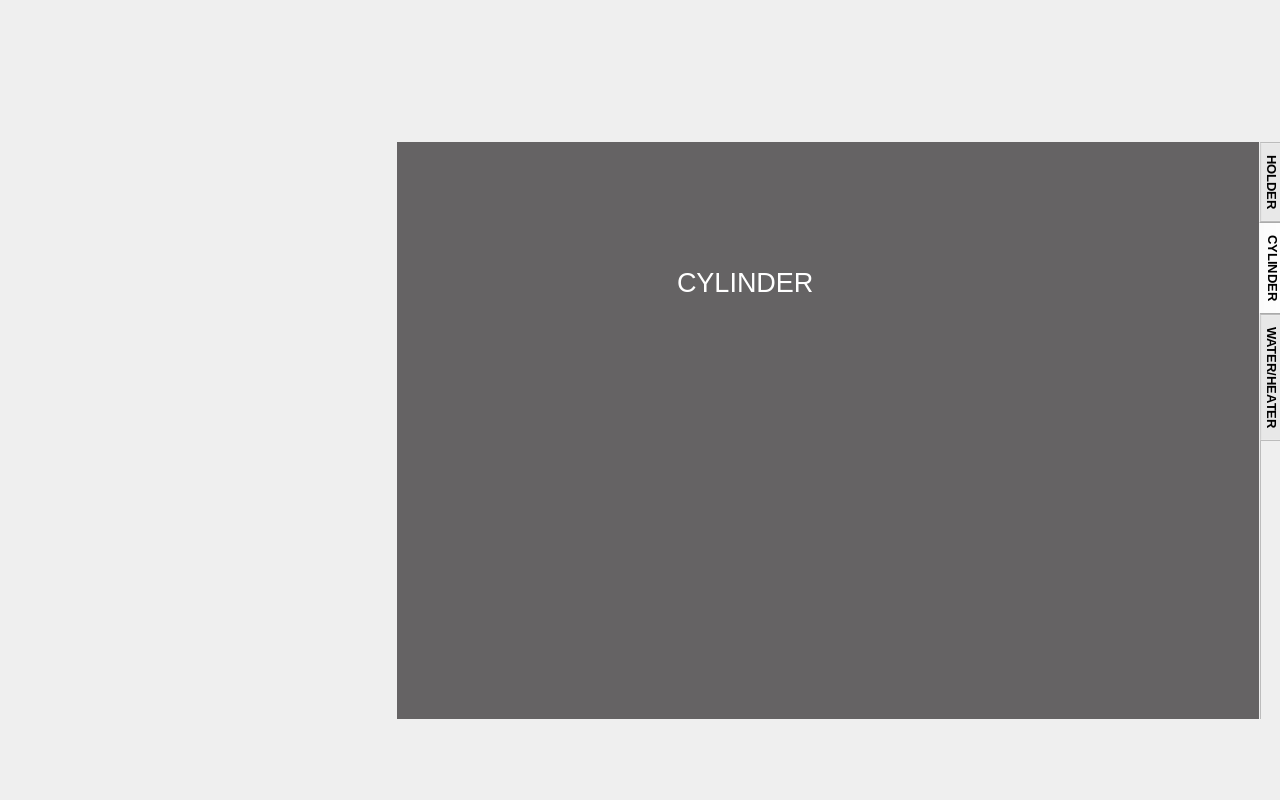
<?xml version="1.0" encoding="UTF-8"?>
<ui version="4.0">
 <class>Manual</class>
 <widget class="QDialog" name="Manual">
  <property name="geometry">
   <rect>
    <x>0</x>
    <y>0</y>
    <width>1280</width>
    <height>800</height>
   </rect>
  </property>
  <property name="windowTitle">
   <string>Dialog</string>
  </property>
  <property name="autoFillBackground">
   <bool>false</bool>
  </property>
  <property name="styleSheet">
   <string notr="true">QDialog#Manual {
background-image: url(:/BG/manual/manual.jpg);
}

QPushButton#back {
background-color:transparent;
border-image:url(:/Button/manual/back.png);
background: none;
border: none;
background-repeat: none;
}

QPushButton#rotate_2 {
background-color:transparent;
border-image:url(:/Button/manual/rotate.png);
background: none;
border: none;
background-repeat: none;
}

QPushButton#release {
background-color:transparent;
border-image:url(:/Button/manual/release.png);
background: none;
border: none;
background-repeat: none;
}

QPushButton#water_2 {
background-color:transparent;
border-image:url(:/Button/manual/water.png);
background: none;
border: none;
background-repeat: none;
}

QPushButton#water_2:checked {
border-image: url(:/Button/manual/water on.png);
}

QPushButton#heater_3 {
background-color:transparent;
border-image:url(:/Button/manual/heater.png);
background: none;
border: none;
background-repeat: none;
}

QPushButton#heater_3:checked {
border-image: url(:/Button/manual/heater on.png);
}

QPushButton#left {
background-color:transparent;
border-image:url(:/Button/manual/left.png);
background: none;
border: none;
background-repeat: none;
}

QPushButton#right {
background-color:transparent;
border-image:url(:/Button/manual/right.png);
background: none;
border: none;
background-repeat: none;
}

QPushButton#left_cylinder {
background-color:transparent;
border-image:url(:/Button/manual/left cylinder.png);
background: none;
border: none;
background-repeat: none;
}

QPushButton#right_cylinder {
background-color:transparent;
border-image:url(:/Button/manual/right cylinder.png);
background: none;
border: none;
background-repeat: none;
}

QPushButton#x01 {
background-color:transparent;
border-image:url(:/Button/manual/0.1.png);
background: none;
border: none;
background-repeat: none;
}
QPushButton#x01:checked {
border-image: url(:/Button/manual/0.1 on.png);
}

QPushButton#x1 {
background-color:transparent;
border-image:url(:/Button/manual/1.png);
background: none;
border: none;
background-repeat: none;
}
QPushButton#x1:checked {
border-image: url(:/Button/manual/1 on.png);
}

QPushButton#fast {
background-color:transparent;
border-image:url(:/Button/manual/fast.png);
background: none;
border: none;
background-repeat: none;
}
QPushButton#fast:checked {
border-image: url(:/Button/manual/fast on.png);
}

QPushButton#slide1{
background-color:transparent;
border-image: url(:/Button/main menu/off button.png);
background: none;
border: none;
background-repeat: none;
}

QPushButton#slide1:checked {
border-image: url(:/Button/main menu/on button.png);
}

QPushButton#slide2 {
background-color:transparent;
border-image: url(:/Button/main menu/off button.png);
background: none;
border: none;
background-repeat: none;
}

QPushButton#slide2:checked {
border-image: url(:/Button/main menu/on button.png);
}

QPushButton#slide3 {
background-color:transparent;
border-image: url(:/Button/main menu/off button.png);
background: none;
border: none;
background-repeat: none;
}

QPushButton#slide3:checked {
border-image: url(:/Button/main menu/on button.png);
}

QPushButton#slide4 {
background-color:transparent;
border-image: url(:/Button/main menu/off button.png);
background: none;
border: none;
background-repeat: none;
}

QPushButton#slide4:checked {
border-image: url(:/Button/main menu/on button.png);
}

QPushButton#slide5 {
background-color:transparent;
border-image: url(:/Button/main menu/off button.png);
background: none;
border: none;
background-repeat: none;
}

QPushButton#slide5:checked {
border-image: url(:/Button/main menu/on button.png);
}

QPushButton#slide6 {
background-color:transparent;
border-image: url(:/Button/main menu/off button.png);
background: none;
border: none;
background-repeat: none;
}

QPushButton#slide6:checked {
border-image: url(:/Button/main menu/on button.png);
}

QPushButton#slide7 {
background-color:transparent;
border-image: url(:/Button/main menu/off button.png);
background: none;
border: none;
background-repeat: none;
}

QPushButton#slide7:checked {
border-image: url(:/Button/main menu/on button.png);
}

QPushButton#slide8 {
background-color:transparent;
border-image: url(:/Button/main menu/off button.png);
background: none;
border: none;
background-repeat: none;
}

QPushButton#slide8:checked {
border-image: url(:/Button/main menu/on button.png);
}

QPushButton#slide9 {
background-color:transparent;
border-image: url(:/Button/main menu/off button.png);
background: none;
border: none;
background-repeat: none;
}

QPushButton#slide9:checked {
border-image: url(:/Button/main menu/on button.png);
}

QPushButton#up {
background-color: transparent;
border-image: url(:/Button/manual/up.png);
background: none;
border: none;
background-repeat: none;
}
QPushButton#up:pressed {
border-image: url(:/Button/manual/up on.png);
}

QPushButton#down {
background-color: transparent;
border-image: url(:/Button/manual/down.png);
background: none;
border: none;
background-repeat: none;
}
QPushButton#down:pressed {
border-image: url(:/Button/manual/down on.png);
}

QPushButton#upmiddle {
background-color: transparent;
border-image: url(:/Button/manual/up middle.png);
background: none;
border: none;
background-repeat: none;
}
QPushButton#upmiddle:pressed {
border-image: url(:/Button/manual/up middle on.png);
}

QPushButton#rightmiddle {
background-color: transparent;
border-image: url(:/Button/manual/right middle.png);
background: none;
border: none;
background-repeat: none;
}
QPushButton#rightmiddle:pressed {
border-image: url(:/Button/manual/right middle on.png);
}

QPushButton#downmiddle {
background-color: transparent;
border-image: url(:/Button/manual/down middle.png);
background: none;
border: none;
background-repeat: none;
}
QPushButton#downmiddle:pressed {
border-image: url(:/Button/manual/down middle on.png);
}

QPushButton#leftmiddle {
background-color: transparent;
border-image: url(:/Button/manual/left middle.png);
background: none;
border: none;
background-repeat: none;
}
QPushButton#leftmiddle:pressed {
border-image: url(:/Button/manual/left middle on.png);
}

QPushButton#go {
background-color: transparent;
border-image: url(:/Button/manual/go.png);
background: none;
border: none;
background-repeat: none;
}
QPushButton#go:pressed {
border-image: url(:/Button/manual/go on.png);
}

QPushButton#rotatebutton {
background-color: transparent;
border-image: url(:/Button/manual/rotate.png);
background: none;
border: none;
background-repeat: none;
}
QPushButton#rotatebutton:pressed {
border-image: url(:/Button/manual/rotate on.png);
}

QPushButton#release {
background-color: transparent;
border-image: url(:/Button/manual/release.png);
background: none;
border: none;
background-repeat: none;
}
QPushButton#release:pressed {
border-image: url(:/Button/manual/release on.png);
}

QPushButton#leftcylinder {
background-color: transparent;
border-image: url(:/Button/manual/left cylinder.png);
background: none;
border: none;
background-repeat: none;
}
QPushButton#leftcylinder:pressed {
border-image: url(:/Button/manual/left cylinder on.png);
}

QPushButton#rightcylinder {
background-color: transparent;
border-image: url(:/Button/manual/right cylinder.png);
background: none;
border: none;
background-repeat: none;
}
QPushButton#rightcylinder:pressed {
border-image: url(:/Button/manual/right cylinder on.png);
}

QPushButton#left {
background-color: transparent;
border-image: url(:/Button/manual/left cylinder.png);
background: none;
border: none;
background-repeat: none;
}
QPushButton#left:pressed {
border-image: url(:/Button/manual/left cylinder on.png);
}

QPushButton#right {
background-color: transparent;
border-image: url(:/Button/manual/right cylinder.png);
background: none;
border: none;
background-repeat: none;
}
QPushButton#right:pressed {
border-image: url(:/Button/manual/right cylinder on.png);
}

QWidget#tabWidgetPage1 {
background-color: rgb(101, 99, 100)
}

QWidget#tabWidgetPage2 {
background-color: rgb(101, 99, 100)
}

QWidget#tabWidgetPage3 {
background-color: rgb(101, 99, 100)
}

QWidget#tabWidgetPage4 {
background-color: rgb(101, 99, 100)
}

QWidget#widget_2 {
background-color:transparent;
border-image:url(:/Button/manual/speed.png);
background: none;
border: none;
background-repeat: none;
}

QLabel#rotate_2 {
color:white;
}

QLabel#release_2 {
color:white;
}

QLabel#label {
color:white;
}

</string>
  </property>
  <widget class="QPushButton" name="back">
   <property name="geometry">
    <rect>
     <x>613</x>
     <y>720</y>
     <width>668</width>
     <height>90</height>
    </rect>
   </property>
   <property name="text">
    <string/>
   </property>
  </widget>
  <widget class="QLabel" name="holder_x">
   <property name="geometry">
    <rect>
     <x>42</x>
     <y>213</y>
     <width>47</width>
     <height>41</height>
    </rect>
   </property>
   <property name="text">
    <string/>
   </property>
  </widget>
  <widget class="QLabel" name="holder_y">
   <property name="geometry">
    <rect>
     <x>110</x>
     <y>213</y>
     <width>47</width>
     <height>41</height>
    </rect>
   </property>
   <property name="text">
    <string/>
   </property>
  </widget>
  <widget class="QLabel" name="holder_z">
   <property name="geometry">
    <rect>
     <x>178</x>
     <y>213</y>
     <width>47</width>
     <height>41</height>
    </rect>
   </property>
   <property name="text">
    <string/>
   </property>
  </widget>
  <widget class="QLabel" name="heater">
   <property name="geometry">
    <rect>
     <x>254</x>
     <y>213</y>
     <width>47</width>
     <height>41</height>
    </rect>
   </property>
   <property name="text">
    <string/>
   </property>
  </widget>
  <widget class="QLabel" name="cylinder">
   <property name="geometry">
    <rect>
     <x>320</x>
     <y>213</y>
     <width>47</width>
     <height>41</height>
    </rect>
   </property>
   <property name="text">
    <string/>
   </property>
  </widget>
  <widget class="QLabel" name="water">
   <property name="geometry">
    <rect>
     <x>310</x>
     <y>450</y>
     <width>47</width>
     <height>14</height>
    </rect>
   </property>
   <property name="text">
    <string/>
   </property>
  </widget>
  <widget class="QLabel" name="heater_2">
   <property name="geometry">
    <rect>
     <x>310</x>
     <y>495</y>
     <width>47</width>
     <height>14</height>
    </rect>
   </property>
   <property name="text">
    <string/>
   </property>
  </widget>
  <widget class="QLabel" name="rotate">
   <property name="geometry">
    <rect>
     <x>310</x>
     <y>540</y>
     <width>47</width>
     <height>14</height>
    </rect>
   </property>
   <property name="text">
    <string/>
   </property>
  </widget>
  <widget class="QLabel" name="suction">
   <property name="geometry">
    <rect>
     <x>310</x>
     <y>585</y>
     <width>47</width>
     <height>14</height>
    </rect>
   </property>
   <property name="text">
    <string/>
   </property>
  </widget>
  <widget class="QTabWidget" name="widget">
   <property name="enabled">
    <bool>true</bool>
   </property>
   <property name="geometry">
    <rect>
     <x>397</x>
     <y>142</y>
     <width>889</width>
     <height>577</height>
    </rect>
   </property>
   <property name="sizePolicy">
    <sizepolicy hsizetype="Maximum" vsizetype="Maximum">
     <horstretch>0</horstretch>
     <verstretch>0</verstretch>
    </sizepolicy>
   </property>
   <property name="maximumSize">
    <size>
     <width>1000</width>
     <height>1000</height>
    </size>
   </property>
   <property name="font">
    <font>
     <pointsize>10</pointsize>
     <weight>75</weight>
     <italic>false</italic>
     <bold>true</bold>
     <underline>false</underline>
     <strikeout>false</strikeout>
     <stylestrategy>PreferDefault</stylestrategy>
     <kerning>true</kerning>
    </font>
   </property>
   <property name="mouseTracking">
    <bool>false</bool>
   </property>
   <property name="tabletTracking">
    <bool>false</bool>
   </property>
   <property name="acceptDrops">
    <bool>false</bool>
   </property>
   <property name="layoutDirection">
    <enum>Qt::LeftToRight</enum>
   </property>
   <property name="autoFillBackground">
    <bool>true</bool>
   </property>
   <property name="styleSheet">
    <string notr="true"/>
   </property>
   <property name="tabPosition">
    <enum>QTabWidget::East</enum>
   </property>
   <property name="tabShape">
    <enum>QTabWidget::Rounded</enum>
   </property>
   <property name="currentIndex">
    <number>1</number>
   </property>
   <property name="iconSize">
    <size>
     <width>107</width>
     <height>173</height>
    </size>
   </property>
   <property name="elideMode">
    <enum>Qt::ElideNone</enum>
   </property>
   <property name="usesScrollButtons">
    <bool>true</bool>
   </property>
   <property name="documentMode">
    <bool>true</bool>
   </property>
   <property name="tabsClosable">
    <bool>false</bool>
   </property>
   <property name="movable">
    <bool>false</bool>
   </property>
   <property name="tabBarAutoHide">
    <bool>false</bool>
   </property>
   <widget class="QWidget" name="tabWidgetPage1">
    <attribute name="title">
     <string>HOLDER</string>
    </attribute>
    <widget class="QPushButton" name="up">
     <property name="geometry">
      <rect>
       <x>20</x>
       <y>10</y>
       <width>401</width>
       <height>411</height>
      </rect>
     </property>
     <property name="text">
      <string/>
     </property>
    </widget>
    <widget class="QPushButton" name="down">
     <property name="geometry">
      <rect>
       <x>20</x>
       <y>208</y>
       <width>401</width>
       <height>411</height>
      </rect>
     </property>
     <property name="text">
      <string/>
     </property>
    </widget>
    <widget class="QPushButton" name="upmiddle">
     <property name="geometry">
      <rect>
       <x>120</x>
       <y>100</y>
       <width>200</width>
       <height>200</height>
      </rect>
     </property>
     <property name="text">
      <string/>
     </property>
    </widget>
    <widget class="QPushButton" name="rightmiddle">
     <property name="geometry">
      <rect>
       <x>208</x>
       <y>192</y>
       <width>187</width>
       <height>188</height>
      </rect>
     </property>
     <property name="text">
      <string/>
     </property>
    </widget>
    <widget class="QPushButton" name="downmiddle">
     <property name="geometry">
      <rect>
       <x>120</x>
       <y>270</y>
       <width>200</width>
       <height>200</height>
      </rect>
     </property>
     <property name="text">
      <string/>
     </property>
    </widget>
    <widget class="QPushButton" name="leftmiddle">
     <property name="geometry">
      <rect>
       <x>44</x>
       <y>183</y>
       <width>193</width>
       <height>195</height>
      </rect>
     </property>
     <property name="text">
      <string/>
     </property>
    </widget>
    <widget class="QPushButton" name="go">
     <property name="geometry">
      <rect>
       <x>20</x>
       <y>87</y>
       <width>407</width>
       <height>411</height>
      </rect>
     </property>
     <property name="text">
      <string/>
     </property>
    </widget>
    <widget class="QPushButton" name="rotatebutton">
     <property name="geometry">
      <rect>
       <x>430</x>
       <y>100</y>
       <width>120</width>
       <height>120</height>
      </rect>
     </property>
     <property name="text">
      <string/>
     </property>
    </widget>
    <widget class="QPushButton" name="release">
     <property name="geometry">
      <rect>
       <x>430</x>
       <y>360</y>
       <width>120</width>
       <height>120</height>
      </rect>
     </property>
     <property name="text">
      <string/>
     </property>
    </widget>
    <widget class="QLabel" name="rotate_2">
     <property name="geometry">
      <rect>
       <x>560</x>
       <y>140</y>
       <width>81</width>
       <height>41</height>
      </rect>
     </property>
     <property name="font">
      <font>
       <pointsize>10</pointsize>
       <weight>75</weight>
       <bold>true</bold>
      </font>
     </property>
     <property name="text">
      <string>ROTATE</string>
     </property>
    </widget>
    <widget class="QLabel" name="release_2">
     <property name="geometry">
      <rect>
       <x>560</x>
       <y>400</y>
       <width>171</width>
       <height>41</height>
      </rect>
     </property>
     <property name="font">
      <font>
       <pointsize>10</pointsize>
       <weight>75</weight>
       <bold>true</bold>
      </font>
     </property>
     <property name="text">
      <string>RELEASE</string>
     </property>
    </widget>
   </widget>
   <widget class="QWidget" name="tabWidgetPage2">
    <attribute name="title">
     <string>CYLINDER</string>
    </attribute>
    <widget class="QPushButton" name="leftcylinder">
     <property name="geometry">
      <rect>
       <x>90</x>
       <y>170</y>
       <width>281</width>
       <height>181</height>
      </rect>
     </property>
     <property name="text">
      <string/>
     </property>
    </widget>
    <widget class="QPushButton" name="rightcylinder">
     <property name="geometry">
      <rect>
       <x>370</x>
       <y>170</y>
       <width>251</width>
       <height>181</height>
      </rect>
     </property>
     <property name="text">
      <string/>
     </property>
    </widget>
    <widget class="QPushButton" name="x1">
     <property name="geometry">
      <rect>
       <x>330</x>
       <y>400</y>
       <width>171</width>
       <height>91</height>
      </rect>
     </property>
     <property name="text">
      <string/>
     </property>
    </widget>
    <widget class="QWidget" name="widget_2" native="true">
     <property name="geometry">
      <rect>
       <x>10</x>
       <y>350</y>
       <width>201</width>
       <height>191</height>
      </rect>
     </property>
    </widget>
    <widget class="QPushButton" name="x01">
     <property name="geometry">
      <rect>
       <x>160</x>
       <y>400</y>
       <width>171</width>
       <height>91</height>
      </rect>
     </property>
     <property name="text">
      <string/>
     </property>
    </widget>
    <widget class="QPushButton" name="fast">
     <property name="geometry">
      <rect>
       <x>498</x>
       <y>400</y>
       <width>171</width>
       <height>91</height>
      </rect>
     </property>
     <property name="font">
      <font>
       <pointsize>20</pointsize>
      </font>
     </property>
     <property name="text">
      <string/>
     </property>
    </widget>
    <widget class="QLabel" name="label">
     <property name="geometry">
      <rect>
       <x>280</x>
       <y>110</y>
       <width>231</width>
       <height>61</height>
      </rect>
     </property>
     <property name="font">
      <font>
       <pointsize>20</pointsize>
      </font>
     </property>
     <property name="text">
      <string>CYLINDER</string>
     </property>
    </widget>
   </widget>
   <widget class="QWidget" name="tabWidgetPage3">
    <attribute name="title">
     <string>WATER/HEATER</string>
    </attribute>
    <widget class="QPushButton" name="water_2">
     <property name="geometry">
      <rect>
       <x>90</x>
       <y>70</y>
       <width>190</width>
       <height>190</height>
      </rect>
     </property>
     <property name="text">
      <string/>
     </property>
    </widget>
    <widget class="QPushButton" name="heater_3">
     <property name="geometry">
      <rect>
       <x>390</x>
       <y>70</y>
       <width>190</width>
       <height>190</height>
      </rect>
     </property>
     <property name="text">
      <string/>
     </property>
    </widget>
    <widget class="QPushButton" name="left">
     <property name="geometry">
      <rect>
       <x>70</x>
       <y>320</y>
       <width>280</width>
       <height>190</height>
      </rect>
     </property>
     <property name="text">
      <string/>
     </property>
    </widget>
    <widget class="QPushButton" name="right">
     <property name="geometry">
      <rect>
       <x>350</x>
       <y>320</y>
       <width>280</width>
       <height>190</height>
      </rect>
     </property>
     <property name="text">
      <string/>
     </property>
    </widget>
   </widget>
  </widget>
  <widget class="QLabel" name="slide1">
   <property name="geometry">
    <rect>
     <x>120</x>
     <y>340</y>
     <width>81</width>
     <height>51</height>
    </rect>
   </property>
   <property name="text">
    <string/>
   </property>
  </widget>
  <widget class="QLabel" name="slide2">
   <property name="geometry">
    <rect>
     <x>120</x>
     <y>390</y>
     <width>81</width>
     <height>51</height>
    </rect>
   </property>
   <property name="text">
    <string/>
   </property>
  </widget>
  <widget class="QLabel" name="slide3">
   <property name="geometry">
    <rect>
     <x>120</x>
     <y>430</y>
     <width>81</width>
     <height>51</height>
    </rect>
   </property>
   <property name="text">
    <string/>
   </property>
  </widget>
  <widget class="QLabel" name="slide4">
   <property name="geometry">
    <rect>
     <x>120</x>
     <y>480</y>
     <width>81</width>
     <height>51</height>
    </rect>
   </property>
   <property name="text">
    <string/>
   </property>
  </widget>
  <widget class="QLabel" name="slide5">
   <property name="geometry">
    <rect>
     <x>120</x>
     <y>520</y>
     <width>81</width>
     <height>51</height>
    </rect>
   </property>
   <property name="text">
    <string/>
   </property>
  </widget>
  <widget class="QLabel" name="slide6">
   <property name="geometry">
    <rect>
     <x>120</x>
     <y>570</y>
     <width>81</width>
     <height>51</height>
    </rect>
   </property>
   <property name="text">
    <string/>
   </property>
  </widget>
  <widget class="QLabel" name="slide7">
   <property name="geometry">
    <rect>
     <x>120</x>
     <y>610</y>
     <width>81</width>
     <height>51</height>
    </rect>
   </property>
   <property name="text">
    <string/>
   </property>
  </widget>
  <widget class="QLabel" name="slide8">
   <property name="geometry">
    <rect>
     <x>290</x>
     <y>340</y>
     <width>81</width>
     <height>51</height>
    </rect>
   </property>
   <property name="text">
    <string/>
   </property>
  </widget>
  <widget class="QLabel" name="slide9">
   <property name="geometry">
    <rect>
     <x>290</x>
     <y>390</y>
     <width>81</width>
     <height>51</height>
    </rect>
   </property>
   <property name="text">
    <string/>
   </property>
  </widget>
 </widget>
 <resources/>
 <connections/>
</ui>
